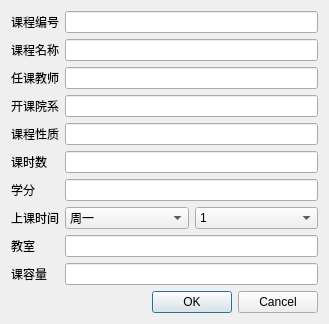
<?xml version="1.0" encoding="UTF-8"?>
<ui version="4.0">
 <class>initCourseDialog</class>
 <widget class="QDialog" name="initCourseDialog">
  <property name="geometry">
   <rect>
    <x>0</x>
    <y>0</y>
    <width>329</width>
    <height>315</height>
   </rect>
  </property>
  <property name="windowTitle">
   <string>创建课程</string>
  </property>
  <layout class="QGridLayout" name="gridLayout_2">
   <item row="0" column="0">
    <layout class="QGridLayout" name="gridLayout">
     <item row="0" column="0">
      <widget class="QLabel" name="label">
       <property name="text">
        <string>课程编号</string>
       </property>
      </widget>
     </item>
     <item row="0" column="1">
      <widget class="QLineEdit" name="courseNoLineEdit">
       <property name="readOnly">
        <bool>true</bool>
       </property>
      </widget>
     </item>
     <item row="1" column="0">
      <widget class="QLabel" name="label_2">
       <property name="text">
        <string>课程名称</string>
       </property>
      </widget>
     </item>
     <item row="1" column="1">
      <widget class="QLineEdit" name="courseNameLineEdit">
       <property name="readOnly">
        <bool>true</bool>
       </property>
      </widget>
     </item>
     <item row="2" column="0">
      <widget class="QLabel" name="label_3">
       <property name="text">
        <string>任课教师</string>
       </property>
      </widget>
     </item>
     <item row="2" column="1">
      <widget class="QLineEdit" name="teacherNameLineEdit">
       <property name="readOnly">
        <bool>true</bool>
       </property>
      </widget>
     </item>
     <item row="3" column="0">
      <widget class="QLabel" name="label_4">
       <property name="text">
        <string>开课院系</string>
       </property>
      </widget>
     </item>
     <item row="3" column="1">
      <widget class="QLineEdit" name="departmentLineEdit">
       <property name="text">
        <string/>
       </property>
       <property name="readOnly">
        <bool>true</bool>
       </property>
      </widget>
     </item>
     <item row="4" column="0">
      <widget class="QLabel" name="label_5">
       <property name="text">
        <string>课程性质</string>
       </property>
      </widget>
     </item>
     <item row="4" column="1">
      <widget class="QLineEdit" name="coursePropertyLineEdit">
       <property name="text">
        <string/>
       </property>
       <property name="readOnly">
        <bool>true</bool>
       </property>
      </widget>
     </item>
     <item row="5" column="0">
      <widget class="QLabel" name="label_6">
       <property name="text">
        <string>课时数</string>
       </property>
      </widget>
     </item>
     <item row="5" column="1">
      <widget class="QLineEdit" name="courseLengthLineEdit">
       <property name="text">
        <string/>
       </property>
       <property name="readOnly">
        <bool>true</bool>
       </property>
      </widget>
     </item>
     <item row="6" column="0">
      <widget class="QLabel" name="label_8">
       <property name="text">
        <string>学分</string>
       </property>
      </widget>
     </item>
     <item row="6" column="1">
      <widget class="QLineEdit" name="creditLineEdit">
       <property name="text">
        <string/>
       </property>
       <property name="readOnly">
        <bool>false</bool>
       </property>
      </widget>
     </item>
     <item row="7" column="0">
      <widget class="QLabel" name="label_7">
       <property name="text">
        <string>上课时间</string>
       </property>
      </widget>
     </item>
     <item row="7" column="1">
      <layout class="QHBoxLayout" name="horizontalLayout">
       <item>
        <widget class="QComboBox" name="weekComboBox">
         <item>
          <property name="text">
           <string>周一</string>
          </property>
         </item>
         <item>
          <property name="text">
           <string>周二</string>
          </property>
         </item>
         <item>
          <property name="text">
           <string>周三</string>
          </property>
         </item>
         <item>
          <property name="text">
           <string>周四</string>
          </property>
         </item>
         <item>
          <property name="text">
           <string>周五</string>
          </property>
         </item>
         <item>
          <property name="text">
           <string>周六</string>
          </property>
         </item>
        </widget>
       </item>
       <item>
        <widget class="QComboBox" name="timeComboBox">
         <item>
          <property name="text">
           <string>1</string>
          </property>
         </item>
         <item>
          <property name="text">
           <string>2</string>
          </property>
         </item>
         <item>
          <property name="text">
           <string>3</string>
          </property>
         </item>
         <item>
          <property name="text">
           <string>4</string>
          </property>
         </item>
         <item>
          <property name="text">
           <string>5</string>
          </property>
         </item>
         <item>
          <property name="text">
           <string>6</string>
          </property>
         </item>
        </widget>
       </item>
      </layout>
     </item>
     <item row="8" column="0">
      <widget class="QLabel" name="label_9">
       <property name="text">
        <string>教室</string>
       </property>
      </widget>
     </item>
     <item row="8" column="1">
      <widget class="QLineEdit" name="classroomLineEdit">
       <property name="text">
        <string/>
       </property>
       <property name="readOnly">
        <bool>false</bool>
       </property>
      </widget>
     </item>
     <item row="9" column="0">
      <widget class="QLabel" name="label_10">
       <property name="text">
        <string>课容量</string>
       </property>
      </widget>
     </item>
     <item row="9" column="1">
      <widget class="QLineEdit" name="cappacityLineEdit">
       <property name="text">
        <string/>
       </property>
       <property name="readOnly">
        <bool>false</bool>
       </property>
      </widget>
     </item>
    </layout>
   </item>
   <item row="1" column="0">
    <widget class="QDialogButtonBox" name="buttonBox">
     <property name="orientation">
      <enum>Qt::Horizontal</enum>
     </property>
     <property name="standardButtons">
      <set>QDialogButtonBox::Cancel|QDialogButtonBox::Ok</set>
     </property>
    </widget>
   </item>
  </layout>
 </widget>
 <resources/>
 <connections>
  <connection>
   <sender>buttonBox</sender>
   <signal>accepted()</signal>
   <receiver>initCourseDialog</receiver>
   <slot>accept()</slot>
   <hints>
    <hint type="sourcelabel">
     <x>248</x>
     <y>254</y>
    </hint>
    <hint type="destinationlabel">
     <x>157</x>
     <y>274</y>
    </hint>
   </hints>
  </connection>
  <connection>
   <sender>buttonBox</sender>
   <signal>rejected()</signal>
   <receiver>initCourseDialog</receiver>
   <slot>reject()</slot>
   <hints>
    <hint type="sourcelabel">
     <x>316</x>
     <y>260</y>
    </hint>
    <hint type="destinationlabel">
     <x>286</x>
     <y>274</y>
    </hint>
   </hints>
  </connection>
 </connections>
</ui>
